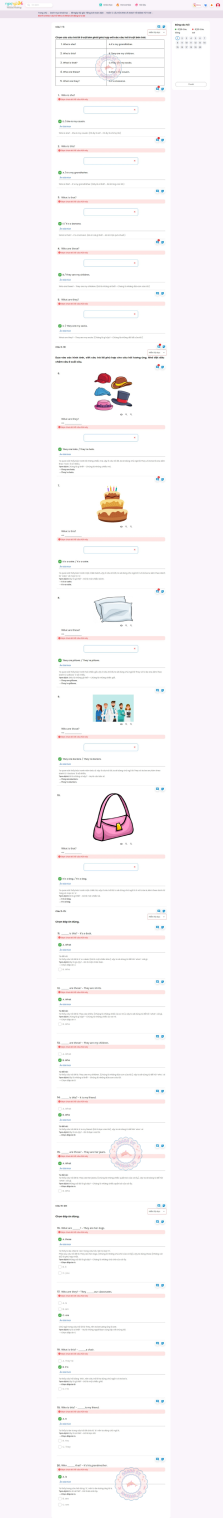
#> input picture reports/answer_keys_rendered/unit_03_answer_key.png, 2223 x 15178 px, found by its file name (shown at 1/10 size)
$ python slice_u3_u4_keys.py
#> lines starting #> are read from the running program, lines starting #| are printed output that depends on the picture
import os
import glob
from PIL import Image

ROOT = "d:/2.English/ENG Learning_Antigravity"
# Let's inspect Unit 3 answer key
im3 = Image.open(os.path.join(ROOT, "reports/answer_keys_rendered/unit_03_answer_key.png"))
#> im3 is the input picture: PIL image 2223x15178 RGB; mean R, G, B 249.4, 246.2, 248.9
print("Unit 3 answer key size:", im3.size)
#| Unit 3 answer key size: (2223, 15178)
# Slice Unit 3 answer key into 3 parts
im3.crop((0, 0, im3.width, 5000)).save(os.path.join(ROOT, "reports/answer_keys_rendered/u03_part1.png"))
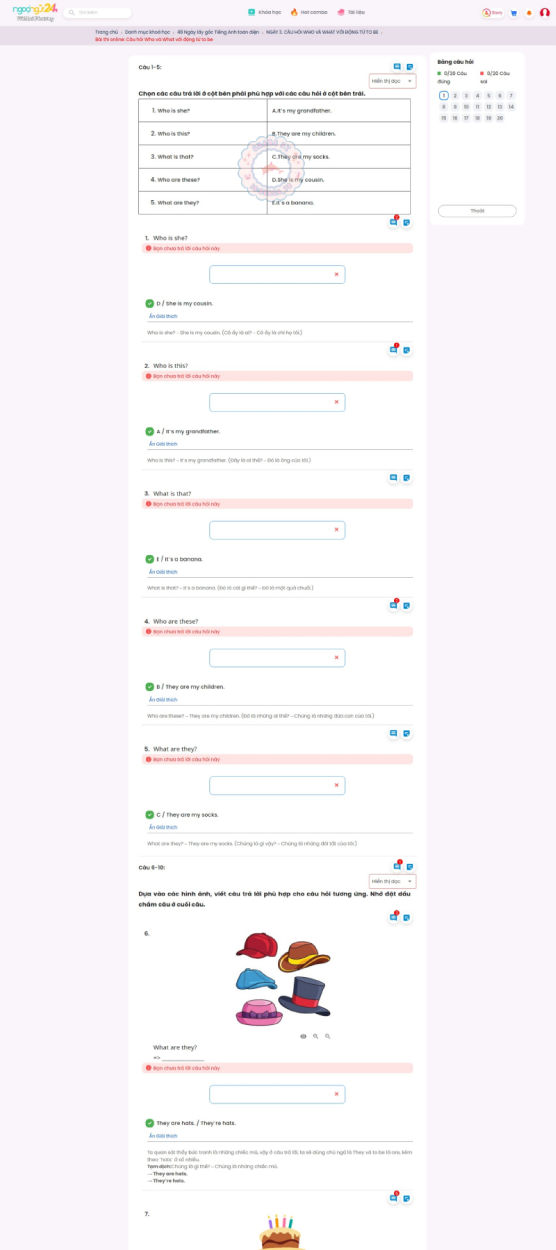
#> saved as u03_part1.png: PIL image 2223x5000 RGB (shown at 1/4 size); mean R, G, B 249, 245.6, 248.5
im3.crop((0, 5000, im3.width, 10000)).save(os.path.join(ROOT, "reports/answer_keys_rendered/u03_part2.png"))
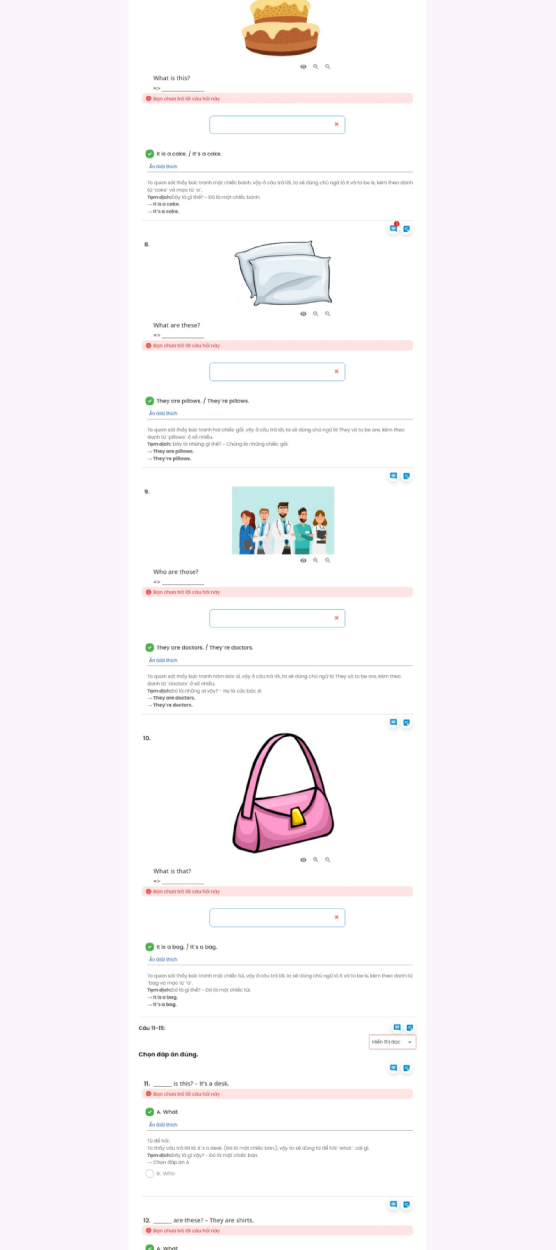
#> saved as u03_part2.png: PIL image 2223x5000 RGB (shown at 1/4 size); mean R, G, B 248.9, 245.5, 248.2
im3.crop((0, 10000, im3.width, im3.height)).save(os.path.join(ROOT, "reports/answer_keys_rendered/u03_part3.png"))
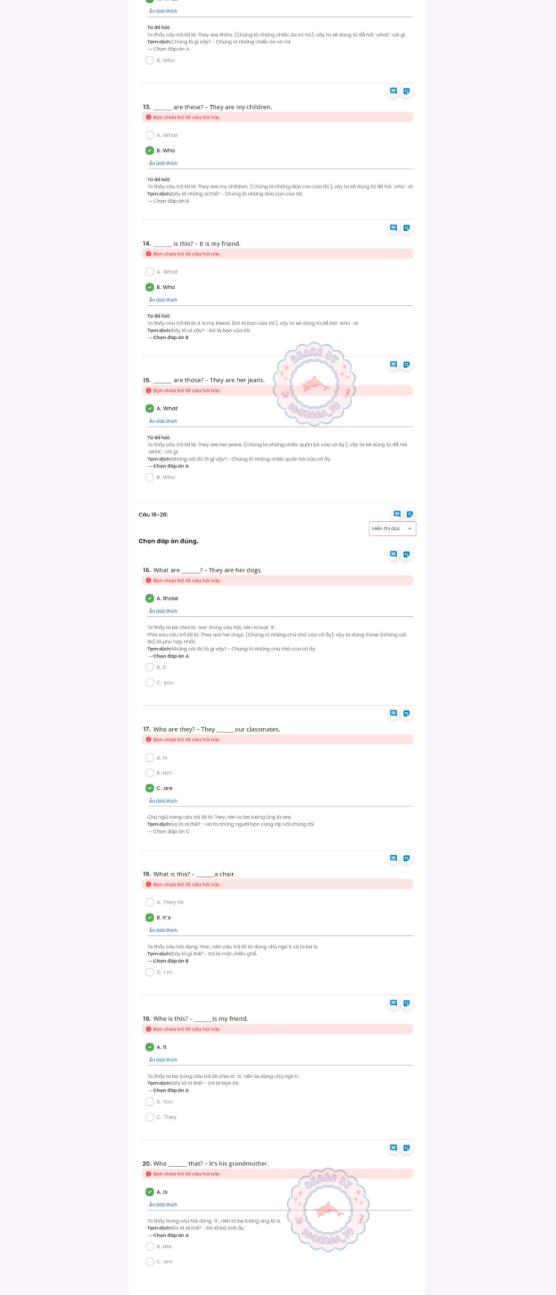
#> saved as u03_part3.png: PIL image 2223x5178 RGB (shown at 1/4 size); mean R, G, B 250.3, 247.3, 250

# Let's inspect Unit 4 answer key
im4 = Image.open(os.path.join(ROOT, "reports/answer_keys_rendered/unit_04_answer_key.png"))
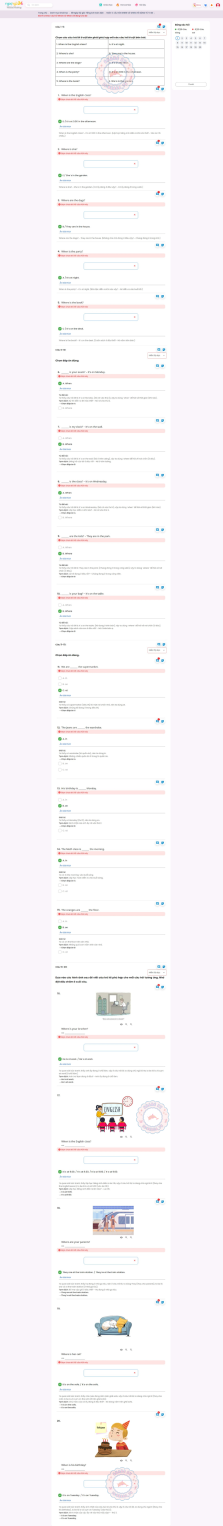
#> input picture reports/answer_keys_rendered/unit_04_answer_key.png, 2223 x 15259 px, found by its file name (shown at 1/10 size)
#> im4 is the input picture: PIL image 2223x15259 RGB; mean R, G, B 249.5, 246.3, 249
print("Unit 4 answer key size:", im4.size)
#| Unit 4 answer key size: (2223, 15259)
im4.crop((0, 0, im4.width, 5000)).save(os.path.join(ROOT, "reports/answer_keys_rendered/u04_part1.png"))
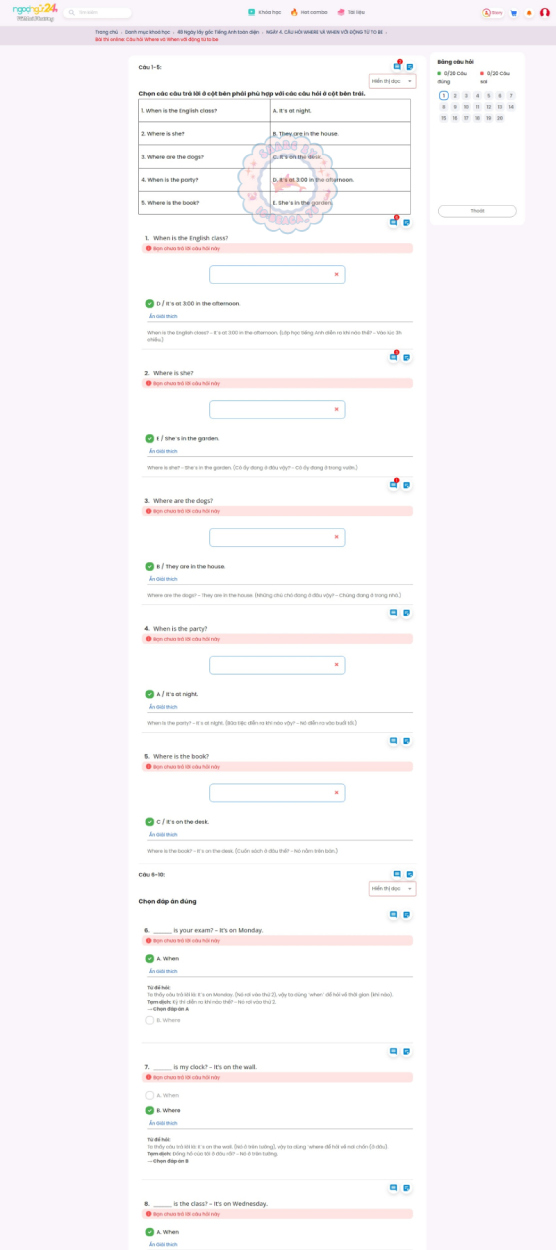
#> saved as u04_part1.png: PIL image 2223x5000 RGB (shown at 1/4 size); mean R, G, B 249.5, 246.4, 249.2
im4.crop((0, 5000, im4.width, 10000)).save(os.path.join(ROOT, "reports/answer_keys_rendered/u04_part2.png"))
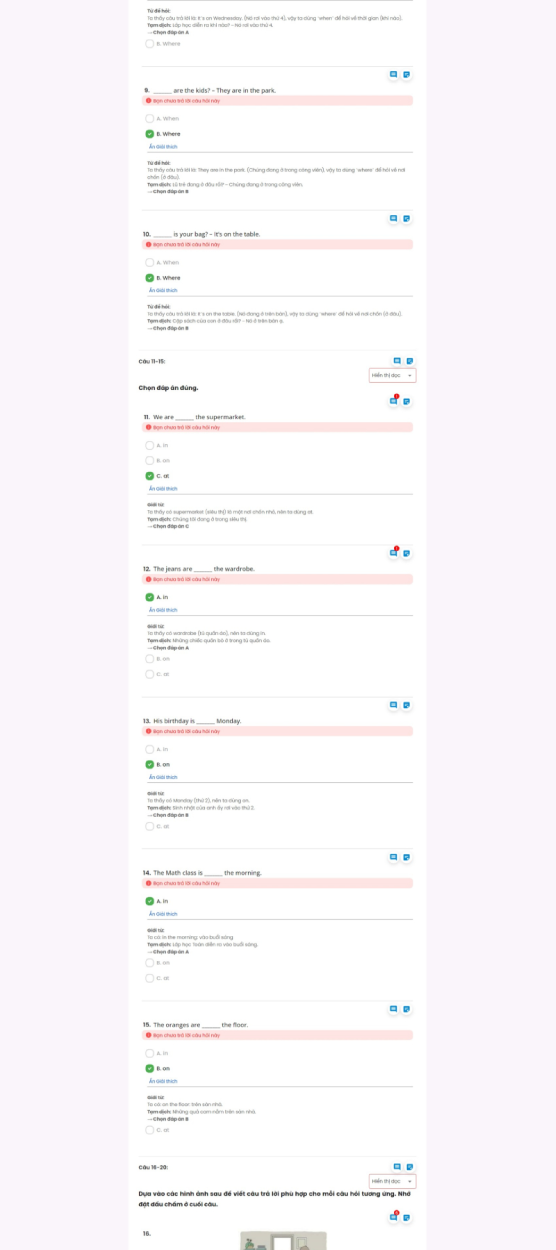
#> saved as u04_part2.png: PIL image 2223x5000 RGB (shown at 1/4 size); mean R, G, B 250.4, 247.5, 250.2
im4.crop((0, 10000, im4.width, im4.height)).save(os.path.join(ROOT, "reports/answer_keys_rendered/u04_part3.png"))
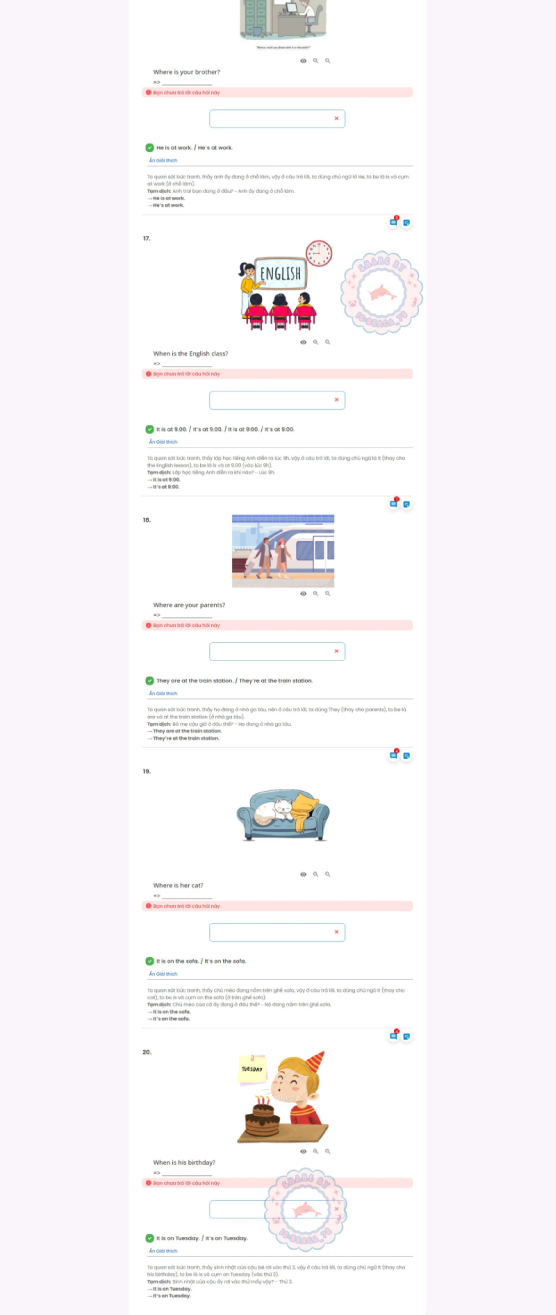
#> saved as u04_part3.png: PIL image 2223x5259 RGB (shown at 1/4 size); mean R, G, B 248.5, 245.1, 247.7
print("Saved slices for Unit 3 and 4")
